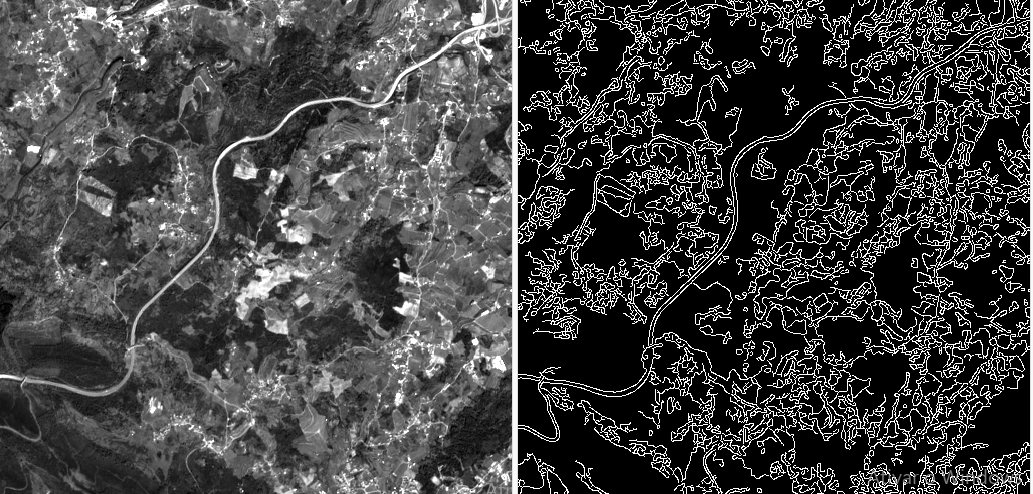
#> input picture exemplos/exemplo1_original.png, 1033 x 494 px
$ python -i codigo.py   (imports and definitions only)
#> lines starting #> are read from the running program, lines starting #| are printed output that depends on the picture; after the words box and inside, x2 and y2 are one past the last pixel; in counts of white or black regions, pixels touching at a corner belong together
#> further down, picture is the input picture: shape (494, 1033, 3); min 0, max 255, mean 66.5
import numpy as np
from matplotlib import pyplot as plt
import gdal,sys,cv2
from os import walk


def read_image(path):
    bandas = []
    tci = []
    jp2s = []
    for (dirpath, dirnames, filenames) in walk(path):
        jp2s = filenames
        break
    for jp2 in jp2s:
        if 'TCI' in jp2:
            print ("Loading sattelite image...")
            nir_ds = gdal.Open(path + "/" + jp2)
            nir_band = nir_ds.GetRasterBand(1)
            return nir_band.ReadAsArray()

def adaptative_hist_eq (image):
    clahe = cv2.createCLAHE(clipLimit=2.0, tileGridSize=(8,8))
    return clahe.apply(image)

def detect_white_spots(image):
    #160
    element = cv2.getStructuringElement(cv2.MORPH_ELLIPSE,(11,11))
    blur = cv2.GaussianBlur(image,(9,9),0)
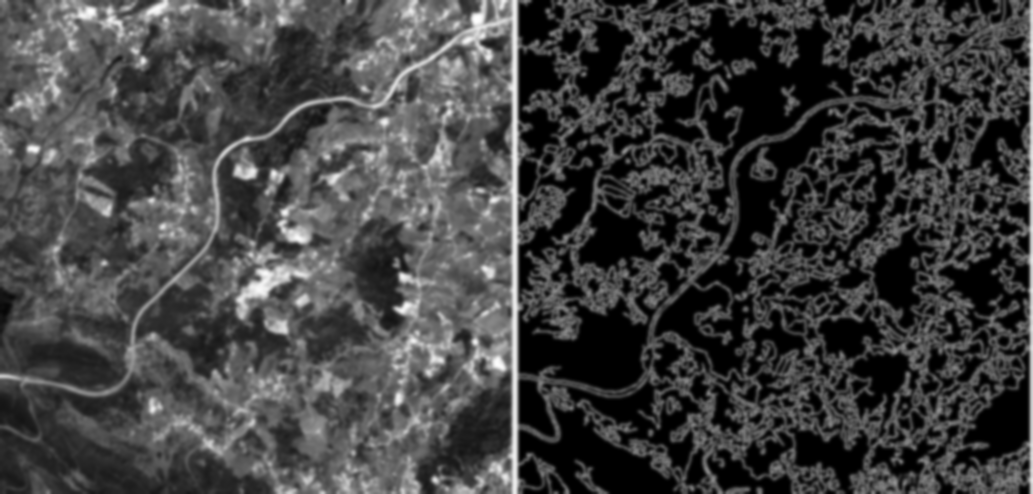
#> blur: shape (494, 1033, 3); min 0, max 255, mean 66.5
    thresh = cv2.threshold(blur, 200, 255, cv2.THRESH_BINARY)[1]
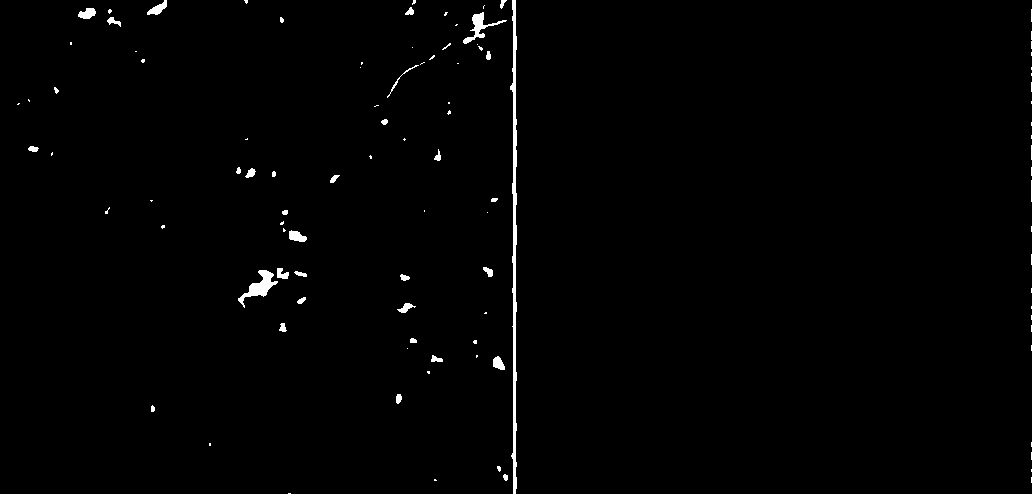
#> thresh: shape (494, 1033, 3); 1% white; 79 white regions (44 under 20 px), largest, box (x1, y1, x2, y2) and area: (510, 0, 517, 494) 1680, (1031, 0, 1033, 494) 666, (238, 270, 278, 308) 485
    thresh = cv2.erode(thresh, None, iterations=5)
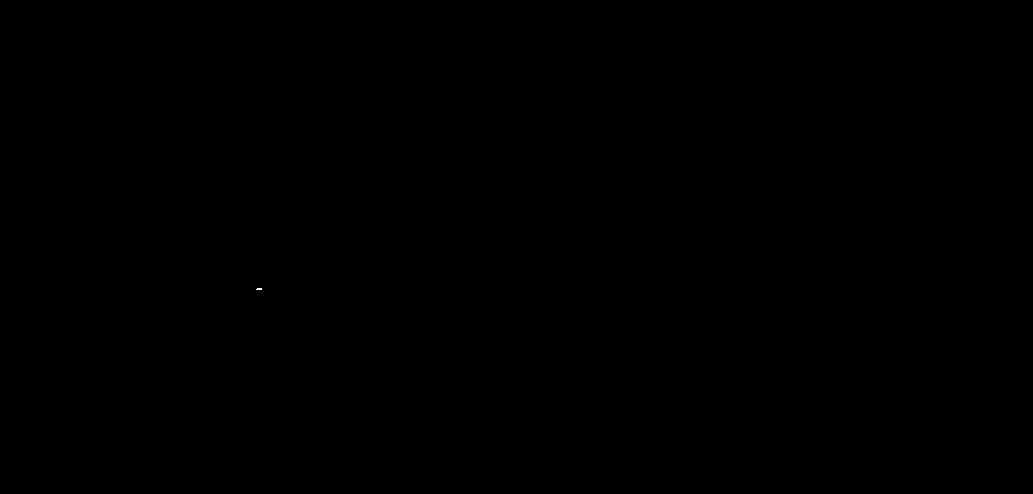
#> thresh: shape (494, 1033, 3); 0% white in thin lines or dots, all inside (x1, y1, x2, y2) = (256, 288, 262, 290)
    thresh = cv2.dilate(thresh, element, iterations=3)
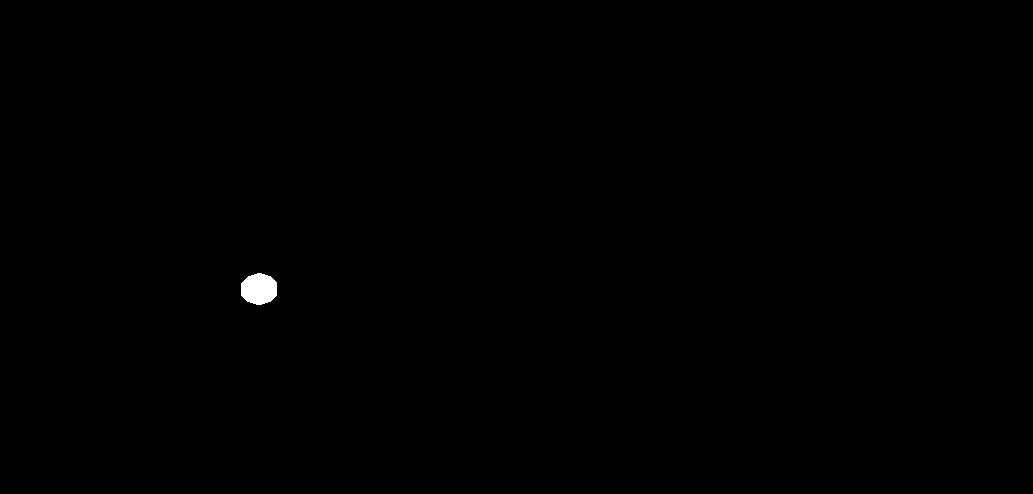
#> thresh: shape (494, 1033, 3); 0.18% white; 1 white region, box (x1, y1, x2, y2) and area: (241, 273, 277, 305) 914
    return 1*(thresh == 255)

def otsu (image):
    ret,img = cv2.threshold(image, 127, 255, cv2.THRESH_BINARY+cv2.THRESH_OTSU)
    return img


#processa a imagem para tentar extrair informações de estradas com o algoritmo de Canny
def process_canny(image, equalize, correct, remove_white):
    if (equalize==1): image = adaptative_hist_eq(image)
    if (correct==1): image = gamma_correction(image,2.0)
    if (remove_white==1): image = image*(1-detect_white_spots(image))
    image = cv2.GaussianBlur(np.uint8(image),(5,5),0)
    image = cv2.Canny(np.uint8(image),100,200)
    return image


def gamma_correction(image, gamma):
    invGamma = 1.0 / gamma
    table = np.array([((i / 255.0) ** invGamma) * 255
        for i in np.arange(0, 256)]).astype("uint8")
    return cv2.LUT(image, table)

def segment_roads(image,equalize,correct_gamma,detect_white):
    X,Y = image.shape
    smallx,smally = (round(X/40),round(Y/40))
    for x in range(0,X-smallx,smallx):
        for y in range(0,Y-smally,smally):
            plt.imshow(image[x:x+smallx,y:y+smally],cmap='gray')
            plt.show()
            plt.imshow(process_canny(image[x:x+smallx,y:y+smally],equalize,correct_gamma,detect_white),cmap='gray')
            plt.show()


# [14 lines not run here, left out]

>>> import cv2
>>> picture = cv2.imread('exemplos/exemplo1_original.png')
>>> result = detect_white_spots(picture)
